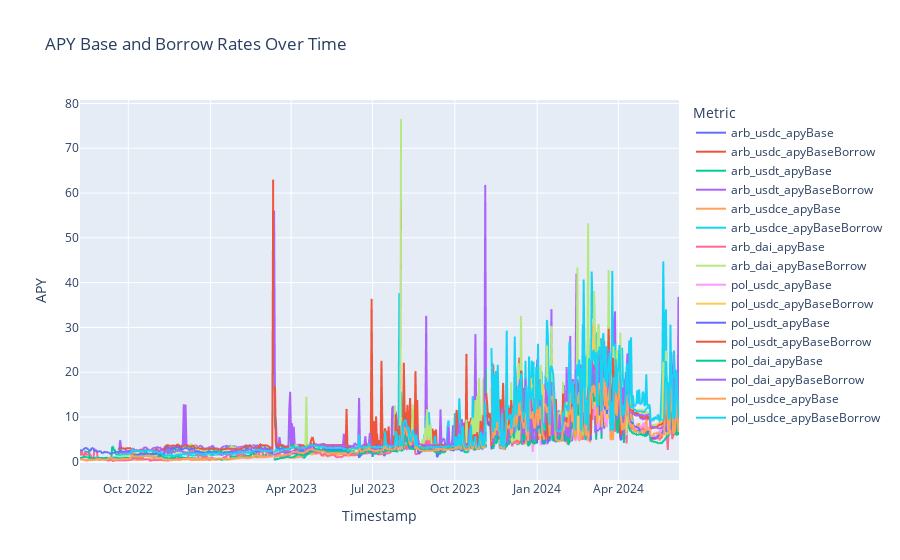

Here is the notebook cell this chart was saved with:
### Code cell
# Remove index
time_series_df.reset_index(inplace=True)

# Melt the DataFrame to a long format suitable for Plotly
long_df = time_series_df.melt(id_vars=['timestamp'], var_name='metric', value_name='value')

# Plot the time series data
fig = px.line(long_df, x='timestamp', y='value', color='metric', title='APY Base and Borrow Rates Over Time')

fig.update_layout(
    xaxis_title='Timestamp',
    yaxis_title='APY',
    legend_title='Metric'
)

fig.show()

### Figure 1 — Plotly figure (JSON) as saved in the notebook; plotly's stock layout.template omitted (floating-point values rounded to 4 significant figures; data arrays with more than 128 entries replaced by an {"elided": "..."} marker saying what was removed)
{"data": [{"hovertemplate": "metric=arb_usdc_apyBase<br>timestamp=%{x}<br>value=%{y}<extra></extra>", "legendgroup": "arb_usdc_apyBase", "line": {"color": "#636efa", "dash": "solid"}, "marker": {"symbol": "circle"}, "mode": "lines", "name": "arb_usdc_apyBase", "showlegend": true, "type": "scattergl", "x": {"elided": "676 str values"}, "xaxis": "x", "y": {"elided": "676 float values"}, "yaxis": "y"}, {"hovertemplate": "metric=arb_usdc_apyBaseBorrow<br>timestamp=%{x}<br>value=%{y}<extra></extra>", "legendgroup": "arb_usdc_apyBaseBorrow", "line": {"color": "#EF553B", "dash": "solid"}, "marker": {"symbol": "circle"}, "mode": "lines", "name": "arb_usdc_apyBaseBorrow", "showlegend": true, "type": "scattergl", "x": {"elided": "676 str values"}, "xaxis": "x", "y": {"elided": "676 float values"}, "yaxis": "y"}, {"hovertemplate": "metric=arb_usdt_apyBase<br>timestamp=%{x}<br>value=%{y}<extra></extra>", "legendgroup": "arb_usdt_apyBase", "line": {"color": "#00cc96", "dash": "solid"}, "marker": {"symbol": "circle"}, "mode": "lines", "name": "arb_usdt_apyBase", "showlegend": true, "type": "scattergl", "x": {"elided": "676 str values"}, "xaxis": "x", "y": {"elided": "676 float values"}, "yaxis": "y"}, {"hovertemplate": "metric=arb_usdt_apyBaseBorrow<br>timestamp=%{x}<br>value=%{y}<extra></extra>", "legendgroup": "arb_usdt_apyBaseBorrow", "line": {"color": "#ab63fa", "dash": "solid"}, "marker": {"symbol": "circle"}, "mode": "lines", "name": "arb_usdt_apyBaseBorrow", "showlegend": true, "type": "scattergl", "x": {"elided": "676 str values"}, "xaxis": "x", "y": {"elided": "676 float values"}, "yaxis": "y"}, {"hovertemplate": "metric=arb_usdce_apyBase<br>timestamp=%{x}<br>value=%{y}<extra></extra>", "legendgroup": "arb_usdce_apyBase", "line": {"color": "#FFA15A", "dash": "solid"}, "marker": {"symbol": "circle"}, "mode": "lines", "name": "arb_usdce_apyBase", "showlegend": true, "type": "scattergl", "x": {"elided": "676 str values"}, "xaxis": "x", "y": {"elided": "676 float values"}, "yaxis": "y"}, {"hovertemplate": "metric=arb_usdce_apyBaseBorrow<br>timestamp=%{x}<br>value=%{y}<extra></extra>", "legendgroup": "arb_usdce_apyBaseBorrow", "line": {"color": "#19d3f3", "dash": "solid"}, "marker": {"symbol": "circle"}, "mode": "lines", "name": "arb_usdce_apyBaseBorrow", "showlegend": true, "type": "scattergl", "x": {"elided": "676 str values"}, "xaxis": "x", "y": {"elided": "676 float values"}, "yaxis": "y"}, {"hovertemplate": "metric=arb_dai_apyBase<br>timestamp=%{x}<br>value=%{y}<extra></extra>", "legendgroup": "arb_dai_apyBase", "line": {"color": "#FF6692", "dash": "solid"}, "marker": {"symbol": "circle"}, "mode": "lines", "name": "arb_dai_apyBase", "showlegend": true, "type": "scattergl", "x": {"elided": "676 str values"}, "xaxis": "x", "y": {"elided": "676 float values"}, "yaxis": "y"}, {"hovertemplate": "metric=arb_dai_apyBaseBorrow<br>timestamp=%{x}<br>value=%{y}<extra></extra>", "legendgroup": "arb_dai_apyBaseBorrow", "line": {"color": "#B6E880", "dash": "solid"}, "marker": {"symbol": "circle"}, "mode": "lines", "name": "arb_dai_apyBaseBorrow", "showlegend": true, "type": "scattergl", "x": {"elided": "676 str values"}, "xaxis": "x", "y": {"elided": "676 float values"}, "yaxis": "y"}, {"hovertemplate": "metric=pol_usdc_apyBase<br>timestamp=%{x}<br>value=%{y}<extra></extra>", "legendgroup": "pol_usdc_apyBase", "line": {"color": "#FF97FF", "dash": "solid"}, "marker": {"symbol": "circle"}, "mode": "lines", "name": "pol_usdc_apyBase", "showlegend": true, "type": "scattergl", "x": {"elided": "676 str values"}, "xaxis": "x", "y": {"elided": "676 float values"}, "yaxis": "y"}, {"hovertemplate": "metric=pol_usdc_apyBaseBorrow<br>timestamp=%{x}<br>value=%{y}<extra></extra>", "legendgroup": "pol_usdc_apyBaseBorrow", "line": {"color": "#FECB52", "dash": "solid"}, "marker": {"symbol": "circle"}, "mode": "lines", "name": "pol_usdc_apyBaseBorrow", "showlegend": true, "type": "scattergl", "x": {"elided": "676 str values"}, "xaxis": "x", "y": {"elided": "676 float values"}, "yaxis": "y"}, {"hovertemplate": "metric=pol_usdt_apyBase<br>timestamp=%{x}<br>value=%{y}<extra></extra>", "legendgroup": "pol_usdt_apyBase", "line": {"color": "#636efa", "dash": "solid"}, "marker": {"symbol": "circle"}, "mode": "lines", "name": "pol_usdt_apyBase", "showlegend": true, "type": "scattergl", "x": {"elided": "676 str values"}, "xaxis": "x", "y": {"elided": "676 float values"}, "yaxis": "y"}, {"hovertemplate": "metric=pol_usdt_apyBaseBorrow<br>timestamp=%{x}<br>value=%{y}<extra></extra>", "legendgroup": "pol_usdt_apyBaseBorrow", "line": {"color": "#EF553B", "dash": "solid"}, "marker": {"symbol": "circle"}, "mode": "lines", "name": "pol_usdt_apyBaseBorrow", "showlegend": true, "type": "scattergl", "x": {"elided": "676 str values"}, "xaxis": "x", "y": {"elided": "676 float values"}, "yaxis": "y"}, {"hovertemplate": "metric=pol_dai_apyBase<br>timestamp=%{x}<br>value=%{y}<extra></extra>", "legendgroup": "pol_dai_apyBase", "line": {"color": "#00cc96", "dash": "solid"}, "marker": {"symbol": "circle"}, "mode": "lines", "name": "pol_dai_apyBase", "showlegend": true, "type": "scattergl", "x": {"elided": "676 str values"}, "xaxis": "x", "y": {"elided": "676 float values"}, "yaxis": "y"}, {"hovertemplate": "metric=pol_dai_apyBaseBorrow<br>timestamp=%{x}<br>value=%{y}<extra></extra>", "legendgroup": "pol_dai_apyBaseBorrow", "line": {"color": "#ab63fa", "dash": "solid"}, "marker": {"symbol": "circle"}, "mode": "lines", "name": "pol_dai_apyBaseBorrow", "showlegend": true, "type": "scattergl", "x": {"elided": "676 str values"}, "xaxis": "x", "y": {"elided": "676 float values"}, "yaxis": "y"}, {"hovertemplate": "metric=pol_usdce_apyBase<br>timestamp=%{x}<br>value=%{y}<extra></extra>", "legendgroup": "pol_usdce_apyBase", "line": {"color": "#FFA15A", "dash": "solid"}, "marker": {"symbol": "circle"}, "mode": "lines", "name": "pol_usdce_apyBase", "showlegend": true, "type": "scattergl", "x": {"elided": "676 str values"}, "xaxis": "x", "y": {"elided": "676 float values"}, "yaxis": "y"}, {"hovertemplate": "metric=pol_usdce_apyBaseBorrow<br>timestamp=%{x}<br>value=%{y}<extra></extra>", "legendgroup": "pol_usdce_apyBaseBorrow", "line": {"color": "#19d3f3", "dash": "solid"}, "marker": {"symbol": "circle"}, "mode": "lines", "name": "pol_usdce_apyBaseBorrow", "showlegend": true, "type": "scattergl", "x": {"elided": "676 str values"}, "xaxis": "x", "y": {"elided": "676 float values"}, "yaxis": "y"}], "layout": {"legend": {"title": {"text": "Metric"}, "tracegroupgap": 0}, "title": {"text": "APY Base and Borrow Rates Over Time"}, "xaxis": {"anchor": "y", "domain": [0, 1], "title": {"text": "Timestamp"}}, "yaxis": {"anchor": "x", "domain": [0, 1], "title": {"text": "APY"}}}}
